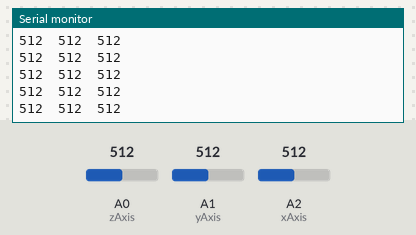
Simulated run of this sketch. Board: Arduino Uno, built with avr-gcc and run on an emulated ATmega328P. Parts: the last lines printed to the serial monitor. The inputs (shaded band) are chosen by the test bench; at power-on: A1 (yAxis) = 512, A0 (zAxis) = 512, A2 (xAxis) = 512.

Above: at 2.7 s.
2.8 s: A1 (yAxis) set to 987
At 2.86 s:
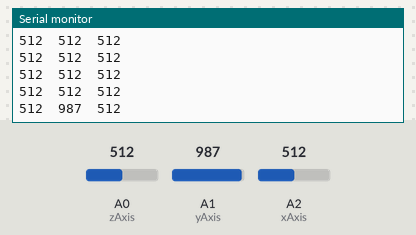
5.8 s: A1 (yAxis) set to 1016
At 5.81 s:
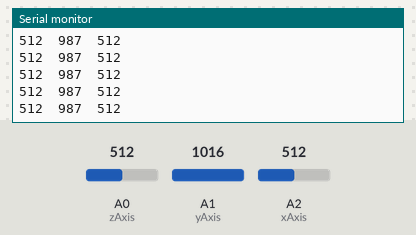
Timing chart, 0 to 8.8 s (numbered marks = the images above; inputs shaded):
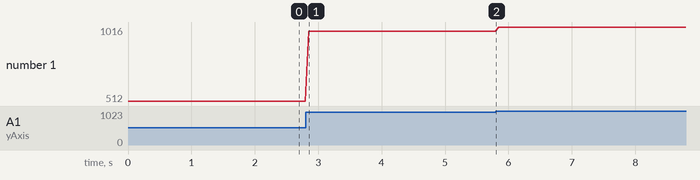

The sketch:

ADXL335_serialPrint.ino
```cpp
int zAxis = A0;
int yAxis = A1;
int xAxis = A2;
int zVal = 0;
int yVal = 0;
int xVal = 0;

void setup() {
  Serial.begin(9600);
  analogReference(EXTERNAL);
}

void loop() {
  zVal = analogRead(zAxis);
  yVal = analogRead(yAxis);
  xVal = analogRead(xAxis);
  Serial.print(zVal);
  Serial.print("\t");
  Serial.print(yVal);
  Serial.print("\t");
  Serial.println(xVal);

  delay(50);
}
```

Measured:
- after the input at 2.8 s, the serial monitor: prints a new line after 0.05 s (image 1)
- plotted number 1: 512 → 987 after the input at 2.8 s, 987 → 1016 after the input at 5.8 s
